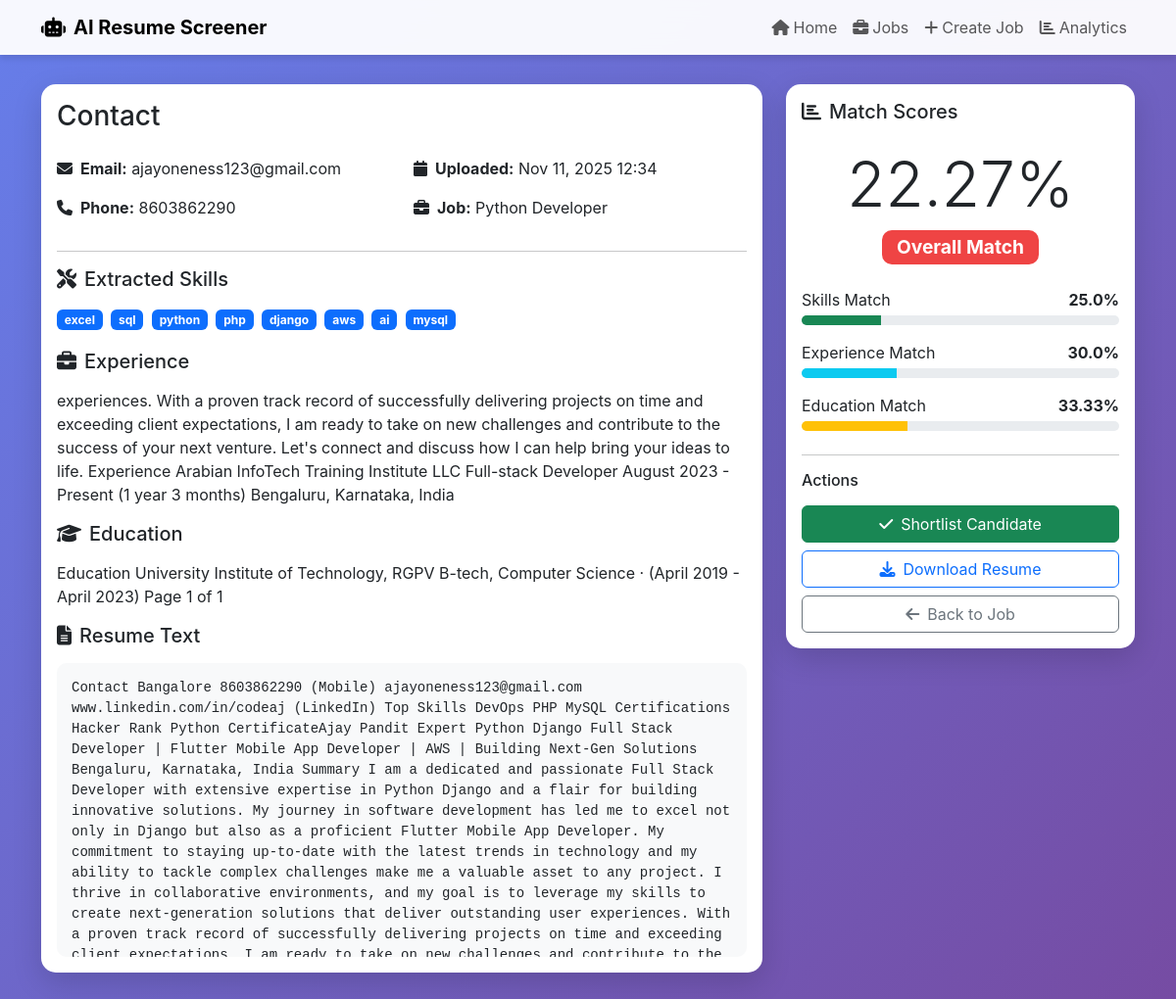
The page /resume/1/ on the database its author committed.
### screener/models.py (models this page shows, shortened)
class Resume(models.Model):
    job_description = models.ForeignKey(JobDescription, on_delete=models.CASCADE, related_name='resumes')
    candidate_name = models.CharField(max_length=200, blank=True)
    email = models.EmailField(blank=True)
    phone = models.CharField(max_length=20, blank=True)
    resume_file = models.FileField(upload_to='resumes/')
    extracted_text = models.TextField(blank=True)
    extracted_skills = models.TextField(blank=True)
    extracted_experience = models.TextField(blank=True)
    extracted_education = models.TextField(blank=True)
    match_score = models.FloatField(default=0.0)
    skills_match_score = models.FloatField(default=0.0)
    experience_match_score = models.FloatField(default=0.0)
    education_match_score = models.FloatField(default=0.0)
    uploaded_at = models.DateTimeField(default=timezone.now)
    is_shortlisted = models.BooleanField(default=False)
    class Meta:
        ordering = ['-match_score']

class JobDescription(models.Model):
    title = models.CharField(max_length=200)
    description = models.TextField()
    required_skills = models.TextField(help_text="Comma-separated skills")
    experience_required = models.CharField(max_length=100)
    education_required = models.CharField(max_length=200)
    created_at = models.DateTimeField(default=timezone.now)
    class Meta:
        ordering = ['-created_at']

### screener/views.py (the view, shortened to what this page needs)
# urls.py: path('resume/<int:resume_id>/', views.resume_detail, name='resume_detail'),
def resume_detail(request, resume_id):
    resume = get_object_or_404(Resume, id=resume_id)
    return render(request, 'screener/resume_detail.html', {'resume': resume})

### screener/templatetags/custom_filters.py (called while the page is built)
@register.filter(name='split')
def split(value, arg):
    return value.split(arg)

@register.filter(name='trim')
def trim(value):
    return value.strip()

### templates/screener/resume_detail.html (shortened to what this page needs)
{% extends 'base.html' %}
{% load custom_filters %}
{% block content %}
<div class="row">
    <div class="col-md-8">
        <div class="card mb-4">
            <div class="card-body">
                <h3 class="card-title mb-4">{{ resume.candidate_name }}</h3>
                <div class="row mb-3">
                    <div class="col-md-6">
                        <p><strong><i class="fas fa-envelope me-2"></i>Email:</strong> {{ resume.email|default:"Not provided" }}</p>
                        <p><strong><i class="fas fa-phone me-2"></i>Phone:</strong> {{ resume.phone|default:"Not provided" }}</p>
                    </div>
                    <div class="col-md-6">
                        <p><strong><i class="fas fa-calendar me-2"></i>Uploaded:</strong> {{ resume.uploaded_at|date:"M d, Y H:i" }}</p>
                        <p><strong><i class="fas fa-briefcase me-2"></i>Job:</strong> {{ resume.job_description.title }}</p>
                    </div>
                </div>
                <hr>
                <h5 class="mb-3"><i class="fas fa-tools me-2"></i>Extracted Skills</h5>
                <div class="mb-3">
                    {% if resume.extracted_skills %}
                        {% with skills=resume.extracted_skills|split:',' %}
                            {% for skill in skills %}
                                {% if skill|trim %}
                                <span class="badge bg-primary me-1 mb-1">{{ skill|trim }}</span>
                                {% endif %}
                            {% endfor %}
                        {% endwith %}
                    {% else %}
                    <p class="text-muted">No skills extracted</p>
                    {% endif %}
                </div>
                <h5 class="mb-3"><i class="fas fa-briefcase me-2"></i>Experience</h5>
                <p>{{ resume.extracted_experience|truncatewords:100 }}</p>
                <h5 class="mb-3"><i class="fas fa-graduation-cap me-2"></i>Education</h5>
                <p>{{ resume.extracted_education|truncatewords:50 }}</p>
                <h5 class="mb-3"><i class="fas fa-file-alt me-2"></i>Resume Text</h5>
                <div style="max-height: 300px; overflow-y: auto; background: #f8f9fa; padding: 15px; border-radius: 10px;">
                    <pre style="white-space: pre-wrap;">{{ resume.extracted_text|truncatewords:500 }}</pre>
                </div>
            </div>
        </div>
    </div>
    <div class="col-md-4">
        <div class="card mb-4">
            <div class="card-body">
                <h5 class="card-title mb-4"><i class="fas fa-chart-bar me-2"></i>Match Scores</h5>
                <div class="mb-4 text-center">
                    <h2 class="display-3 mb-2">{{ resume.match_score }}%</h2>
                    <span class="badge badge-score
                        {% if resume.match_score >= 70 %}badge-high
                        {% elif resume.match_score >= 50 %}badge-medium
                        {% else %}badge-low{% endif %}">
                        Overall Match
                    </span>
                </div>
                <div class="mb-3">
                    <div class="d-flex justify-content-between mb-1">
                        <span>Skills Match</span>
                        <strong>{{ resume.skills_match_score }}%</strong>
                    </div>
                    <div class="progress" style="height: 10px;">
                        <div class="progress-bar bg-success" style="width: {{ resume.skills_match_score }}%"></div>
                    </div>
                </div>
                <div class="mb-3">
                    <div class="d-flex justify-content-between mb-1">
                        <span>Experience Match</span>
                        <strong>{{ resume.experience_match_score }}%</strong>
                    </div>
                    <div class="progress" style="height: 10px;">
                        <div class="progress-bar bg-info" style="width: {{ resume.experience_match_score }}%"></div>
                    </div>
                </div>
                <div class="mb-4">
                    <div class="d-flex justify-content-between mb-1">
                        <span>Education Match</span>
                        <strong>{{ resume.education_match_score }}%</strong>
                    </div>
                    <div class="progress" style="height: 10px;">
                        <div class="progress-bar bg-warning" style="width: {{ resume.education_match_score }}%"></div>
                    </div>
                </div>
                <hr>
                <h6 class="mb-3">Actions</h6>
                <form method="post" class="d-grid gap-2">
                    {% if resume.is_shortlisted %}
                    <button type="submit" name="action" value="reject" class="btn btn-warning">
                        <i class="fas fa-times me-2"></i>Remove from Shortlist
                    </button>
                    {% else %}
                    <button type="submit" name="action" value="shortlist" class="btn btn-success">
                        <i class="fas fa-check me-2"></i>Shortlist Candidate
                    </button>
                    {% endif %}
                    <a href="{{ resume.resume_file.url }}" class="btn btn-outline-primary" download>
                        <i class="fas fa-download me-2"></i>Download Resume
                    </a>
                    <a href="{% url 'job_detail' resume.job_description.id %}" class="btn btn-outline-secondary">
                        <i class="fas fa-arrow-left me-2"></i>Back to Job
                    </a>
                </form>
            </div>
        </div>
    </div>
</div>
{% endblock %}

### templates/base.html (shortened to what this page needs)
<!DOCTYPE html>
<html lang="en">
<head>
    <link href="https://cdn.jsdelivr.net/npm/bootstrap@5.3.0/dist/css/bootstrap.min.css" rel="stylesheet">
    <link rel="stylesheet" href="https://cdnjs.cloudflare.com/ajax/libs/font-awesome/6.4.0/css/all.min.css">
</head>
<body>
    <nav class="navbar navbar-expand-lg navbar-light">
        <div class="container">
            <a class="navbar-brand fw-bold" href="{% url 'home' %}">
                <i class="fas fa-robot me-2"></i>AI Resume Screener
            </a>
            <div class="collapse navbar-collapse" id="navbarNav">
                <ul class="navbar-nav ms-auto">
                    <li class="nav-item">
                        <a class="nav-link" href="{% url 'home' %}"><i class="fas fa-home me-1"></i>Home</a>
                    </li>
                    <li class="nav-item">
                        <a class="nav-link" href="{% url 'job_list' %}"><i class="fas fa-briefcase me-1"></i>Jobs</a>
                    </li>
                    <li class="nav-item">
                        <a class="nav-link" href="{% url 'create_job' %}"><i class="fas fa-plus me-1"></i>Create Job</a>
                    </li>
                    <li class="nav-item">
                        <a class="nav-link" href="{% url 'analytics' %}"><i class="fas fa-chart-bar me-1"></i>Analytics</a>
                    </li>
                </ul>
            </div>
        </div>
    </nav>
    <div class="content-wrapper">
        <div class="container">
            {% block content %}{% endblock %}
        </div>
    </div>
</body>
</html>

### templates/base.html (style rules this page uses)
:root { --primary-color: #2563eb; --secondary-color: #7c3aed; --success-color: #10b981; --danger-color: #ef4444; }
body { font-family: 'Inter', -apple-system, BlinkMacSystemFont, 'Segoe UI', sans-serif; background: linear-gradient(135deg, #667eea 0%, #764ba2 100%); min-height: 100vh; }
.navbar { background: rgba(255, 255, 255, 0.95) !important; backdrop-filter: blur(10px); box-shadow: 0 4px 6px rgba(0,0,0,0.1); }
.content-wrapper { padding: 30px 0; }
.card { border: none; border-radius: 15px; box-shadow: 0 10px 30px rgba(0,0,0,0.15); transition: transform 0.3s ease; }
.badge-score { font-size: 1.2rem; padding: 8px 15px; border-radius: 10px; }
.badge-low { background-color: var(--danger-color); }

### rows shown on the page
Resume: candidate_name "Contact", email "ajayoneness123@gmail.com", phone "8603862290", uploaded_at "Nov 11, 2025 12:34", job_description "Python Developer", extracted_experience "experiences. With a proven track record of successfully delivering projects on time and exceeding client expectations, I am ready to take on new challenges and contribute to the success of your next venture. Let's connect and discuss how I can help bring your ideas to life. Experience Arabian InfoTech Training Institute LLC Full-stack Developer August 2023 - Present (1 year 3 months) Bengaluru, Karnataka, India", extracted_education "Education University Institute of Technology, RGPV B-tech, Computer Science · (April 2019 - April 2023) Page 1 of 1", extracted_text "Contact Bangalore 8603862290 (Mobile) ajayoneness123@gmail.com www.linkedin.com/in/codeaj (LinkedIn) Top Skills DevOps PHP MySQL Certifications Hacker Rank Python CertificateAjay Pandit Expert Python Django Full Stack Developer | Flutter Mobile App Developer | AWS | Building Next-Gen Solutions Bengaluru, Karnataka, India Summary I am a dedicated and passionate Full Stack Developer with extensive expertise in Python Django and a flair for building innovative solutions. My journey in software development has led me to excel not only in Django but also as a proficient Flutter Mobile App Developer. My commitment to staying up-to-date with the latest trends in technology and my ability to tackle…", match_score "22.27", skills_match_score "25.0", experience_match_score "30.0", education_match_score "33.33"

### other values the page prints
{{ skill|trim }} "excel" "sql" "python" "php" "django" "aws" "ai" "mysql"
